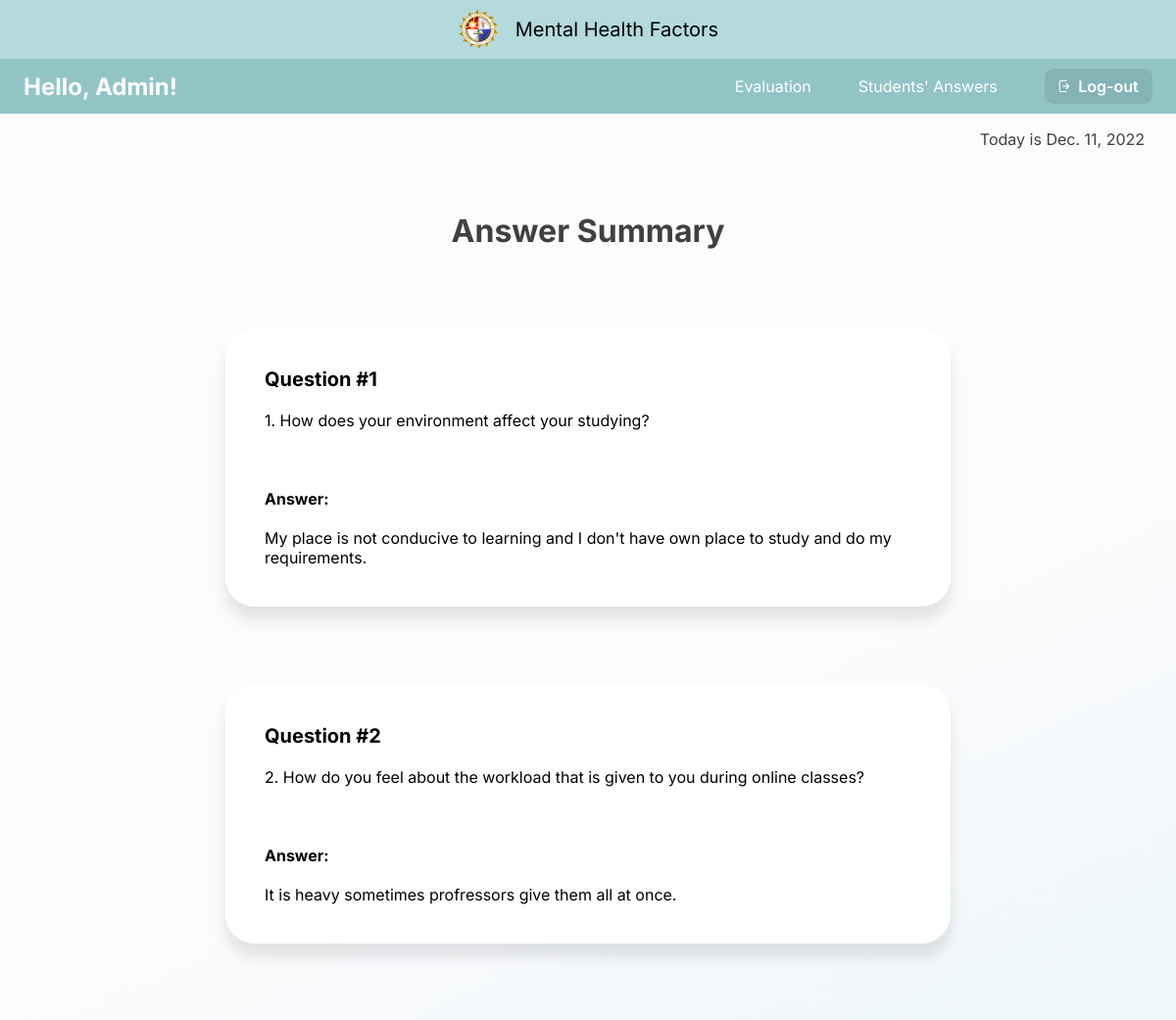
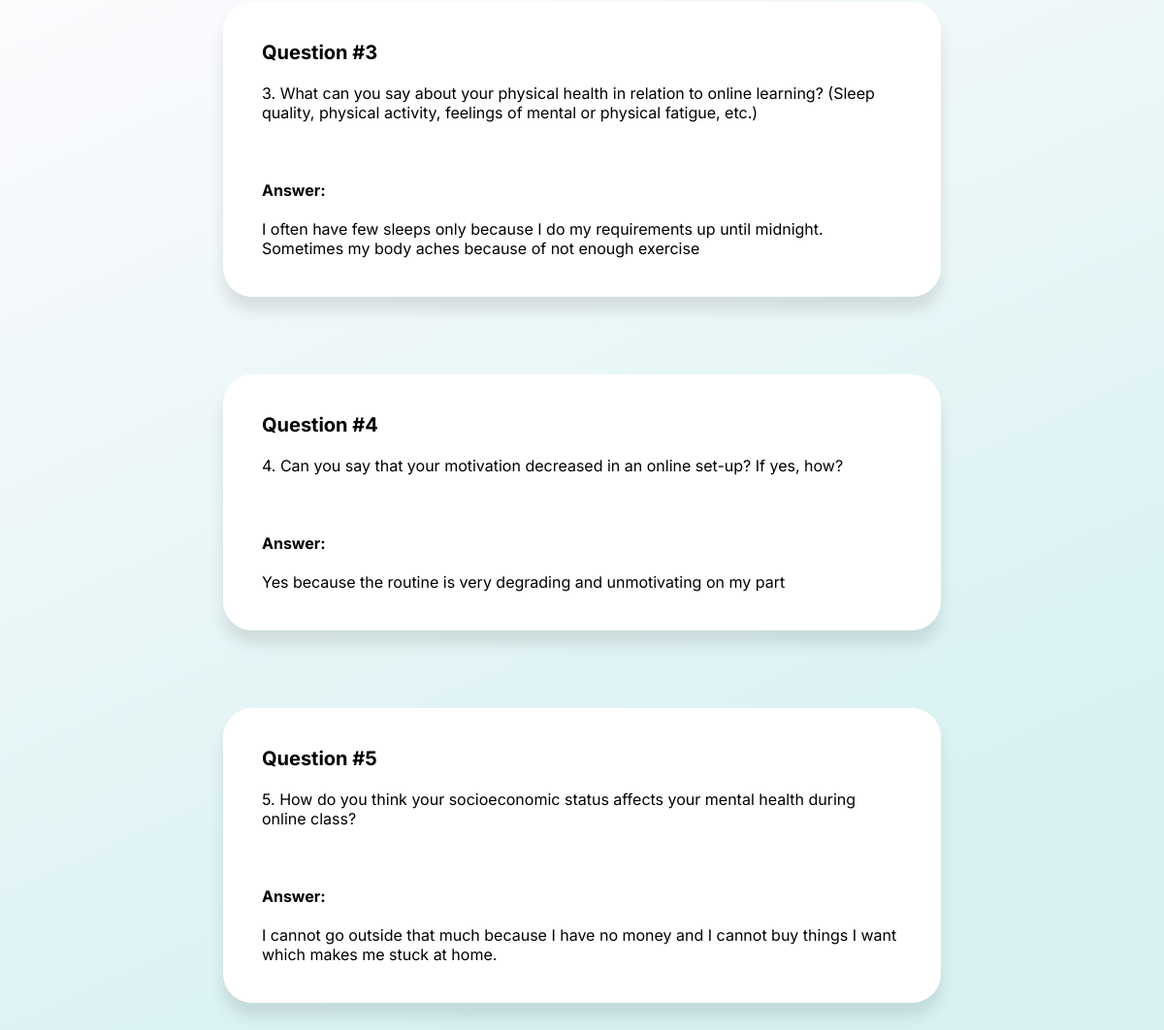
Page /student_answer/24 on the earlier database version (2 pictures, top to bottom).
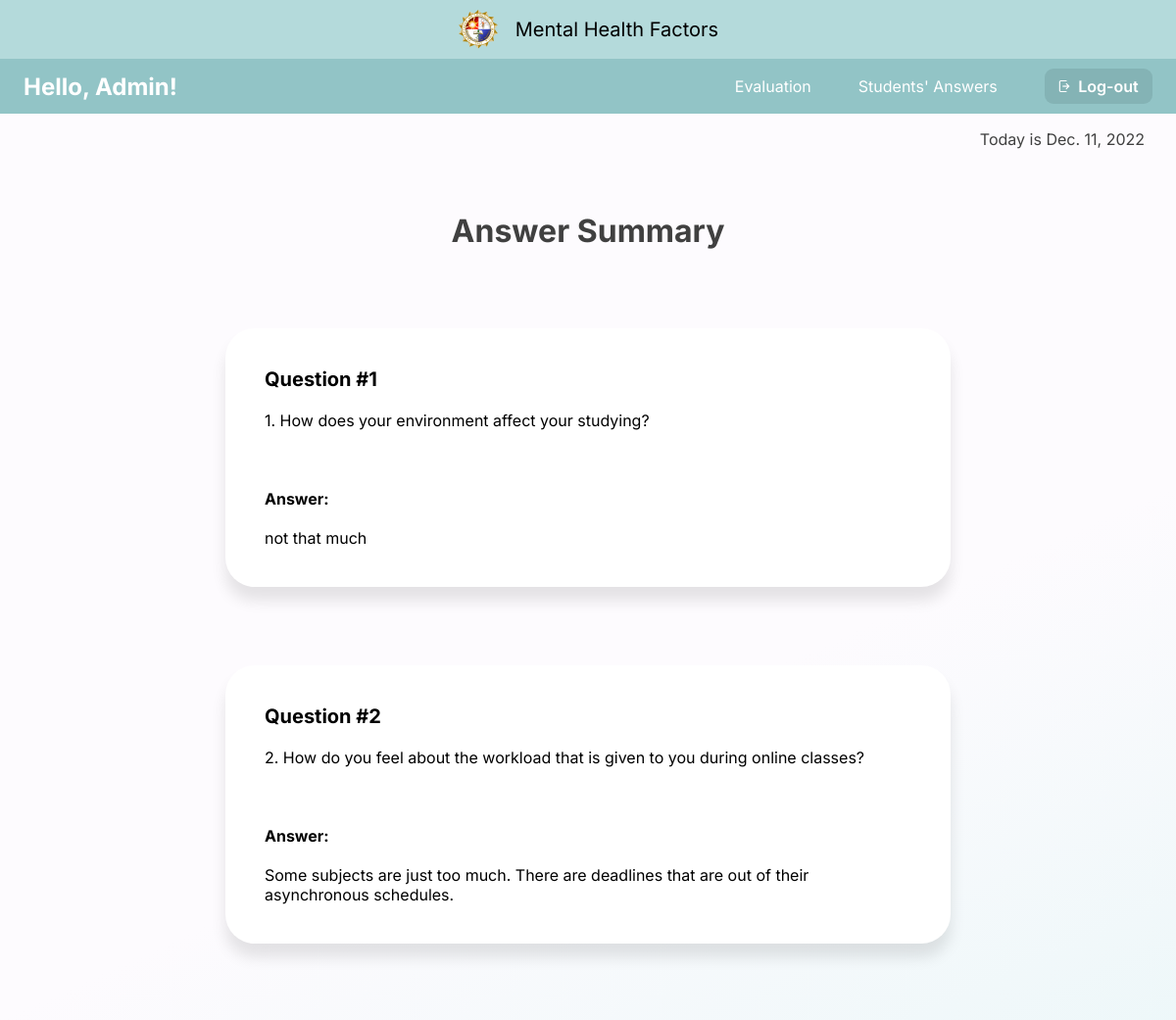
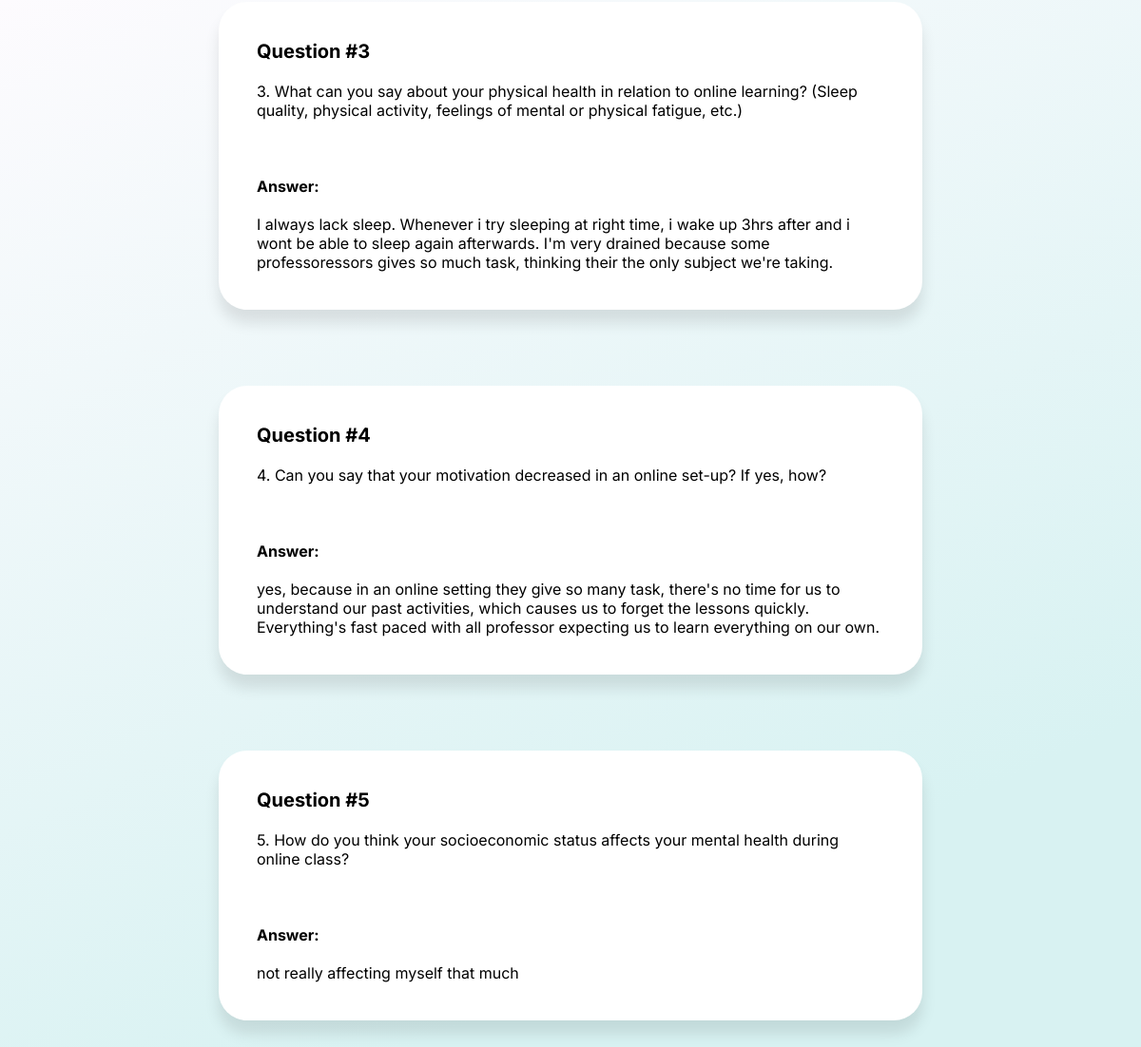
Same page on the later database version (2 pictures, top to bottom).
### capswebsite/models.py (models this page shows, shortened)
class Answers(models.Model):
    email_error_message = 'Email must be: @plm.edu.ph'
    email_regex = RegexValidator(
    regex=r'^[A-Za-z0-9._%+-]+@plm.edu.ph$',
    message=email_error_message
    )
    ID_error_message = 'Faculty ID must be entered in format: 20XXXXXXX'
    ID_regex = RegexValidator(
        regex=r'^20\d{7}$',
        message=ID_error_message
    )
    Year_CHOICES = (
        ('1', '1'),
        ('2', '2'),
        ('3', '3'),
        ('4', '4'),
        ('5', '5'),
        ('6', '6'),
    )
    email = models.EmailField(verbose_name="Email",max_length=60,validators=[email_regex],blank=True)
    firstName = models.CharField(max_length=100, verbose_name='First Name', null=True,blank=True)
    lastName = models.CharField(max_length=100, verbose_name='Last Name', null=True,blank=True)
    numberID = models.CharField(max_length=100,validators=[ID_regex], verbose_name='Number ID', null=True,blank=True)
    college= models.ForeignKey(College, verbose_name='College',null=True,blank=True,on_delete=models.CASCADE)
    course= models.ForeignKey(Course, verbose_name='Course',null=True,blank=True,on_delete=models.CASCADE)
    year = models.CharField(max_length=10, choices=Year_CHOICES, verbose_name='Year', null=True,blank=True)
    block = models.CharField(max_length=10, verbose_name='Block', null=True,blank=True)
    question1 = models.CharField(max_length=1000, verbose_name="question1",null=True, blank =True)
    question2 = models.CharField(max_length=1000, verbose_name="question2",null=True, blank =True)
    question3 = models.CharField(max_length=1000, verbose_name="question3",null=True, blank =True)
    question4 = models.CharField(max_length=1000, verbose_name="question4",null=True, blank =True)
    question5 = models.CharField(max_length=1000, verbose_name="question5",null=True, blank =True)

### capswebsite/views.py (the view)
# urls.py: re_path(r'^student_answer/(?P<pk>[a-zA-Z0-9]+$)', views.student_answer, name='student_answer'),
def student_answer(request, pk):
    context={}
    date2day = date.today() #datetime = date + time
    answers = Answers.objects.filter(id=pk)
    context = {'answers':answers}
    context['date2day'] = date2day
    return render(request, 'admin/student_answer.html',context)

### capswebsite/templates/admin/student_answer.html (shortened to what this page needs)
{% load static %}
{% include 'admin/admin_navbar.html' %}
{% block content %}
<p class="date-time">Today is {{date2day}}</p>
<div class="title">Answer Summary</div>
        {% for ans in answers %}
        <div class="qna">
            <span>Question #1</span>
            <br><br>
            1. How does your environment affect your studying?
            <br><br><br><br>
            <label for="answer"><b>Answer:</b></label>
            <br><br>
            {{ans.question1}}
        </div>
        <div class="qna">
            <span>Question #2</span>
            <br><br>
            2. How do you feel about the workload that is given to you during online classes?
            <br><br><br><br>
            <label for="answer"><b>Answer:</b></label>
            <br><br>
            {{ans.question2}}
        </div>
        <div class="qna">
            <span>Question #3</span>
            <br><br>
            3. What can you say about your physical health in relation to online learning? (Sleep quality, physical activity, feelings of mental or physical fatigue, etc.)
            <br><br><br><br>
            <label for="answer"><b>Answer:</b></label>
            <br><br>
            {{ans.question3}}
        </div>
        <div class="qna">
            <span>Question #4</span>
            <br><br>
            4. Can you say that your motivation decreased in an online set-up? If yes, how?
            <br><br><br><br>
            <label for="answer"><b>Answer:</b></label>
            <br><br>
            {{ans.question4}}
        </div>
        <div class="qna">
            <span>Question #5</span>
            <br><br>
            5. How do you think your socioeconomic status affects your mental health during online class?
            <br><br><br><br>
            <label for="answer"><b>Answer:</b></label>
            <br><br>
            {{ans.question5}}
        </div>
{%endfor%}
{% endblock %}

Differences in the rows shown:
changed Answers: question1 "My place is not conducive to learning and I don't have own place to study and do my requirements." → "not that much"; question2 "It is heavy sometimes profressors give them all at once." → "Some subjects are just too much. There are deadlines that are out of their asynchronous schedules."; question3 "I often have few sleeps only because I do my requirements up until midnight. Sometimes my body aches because of not enough exercise" → "I always lack sleep. Whenever i try sleeping at right time, i wake up 3hrs after and i wont be able to sleep again afterwards. I'm very drained because some professoressors gives so much task, thinking their the only subject we're taking."; question4 "Yes because the routine is very degrading and unmotivating on my part" → "yes, because in an online setting they give so many task, there's no time for us to understand our past activities, which causes us to forget the lessons quickly. Everything's fast paced with all professor expecting us to learn everything on our own."; question5 "I cannot go outside that much because I have no money and I cannot buy things I want which makes me stuck at home." → "not really affecting myself that much"
